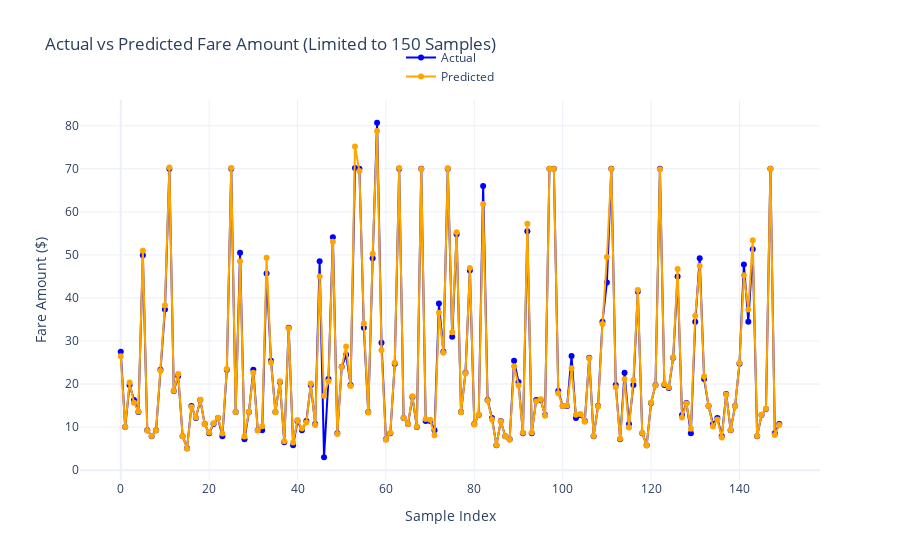

Source (notebook cell):
### Code cell
from xgboost import XGBRegressor
from data import *
from model import *

taxi_type = YELLOW
train_sql = getSqlForModeling(taxi_type, isTrain=True)
test_sql = getSqlForModeling(taxi_type, isTrain=False)

model = XGBRegressor(n_estimators=1000, 
                     learning_rate=0.1, 
                     max_depth=9, 
                     n_iter_no_change=10)

# Training
with DR.engn.connect() as conn:
    processed = 0
    for df in pd.read_sql(train_sql, conn, chunksize=CHUNK_SIZE):
        processed += len(df)
        X = df[FEATURES]
        y = df[VARIABLE]

        model.fit(X, y)
        O.out(f'Trained {processed} rows')

storeModel(model, f'{taxi_type}_{VARIABLE}_{XGB_REGRESSOR}')

# Predictions
with DR.engn.connect() as conn:
    processed = 0
    y_test = []
    y_pred = []
    for df in pd.read_sql(test_sql, conn, chunksize=CHUNK_SIZE):
        processed += len(df)
        X = df[FEATURES]
        y_test.append(df[VARIABLE])

        y_pred.append(model.predict(X))
        O.out(f'Predicted {processed} rows')

# Performance
merged_y_test = pd.concat(y_test, ignore_index=True)
merged_y_pred = np.concatenate(y_pred)

showPerformance(merged_y_test, merged_y_pred)

### Figure 1 — Plotly figure (JSON) as saved in the notebook; plotly's stock layout.template omitted (floating-point values rounded to 4 significant figures; data arrays with more than 128 entries replaced by an {"elided": "..."} marker saying what was removed)
{"data": [{"line": {"color": "blue"}, "mode": "lines+markers", "name": "Actual", "type": "scatter", "x": {"elided": "150 int values"}, "y": {"elided": "150 float values"}}, {"line": {"color": "orange"}, "mode": "lines+markers", "name": "Predicted", "type": "scatter", "x": {"elided": "150 int values"}, "y": {"elided": "150 float values"}}], "layout": {"legend": {"x": 0.5, "xanchor": "center", "y": 1.15, "yanchor": "top"}, "title": {"text": "Actual vs Predicted Fare Amount (Limited to 150 Samples)"}, "xaxis": {"title": {"text": "Sample Index"}}, "yaxis": {"title": {"text": "Fare Amount ($)"}}}}
